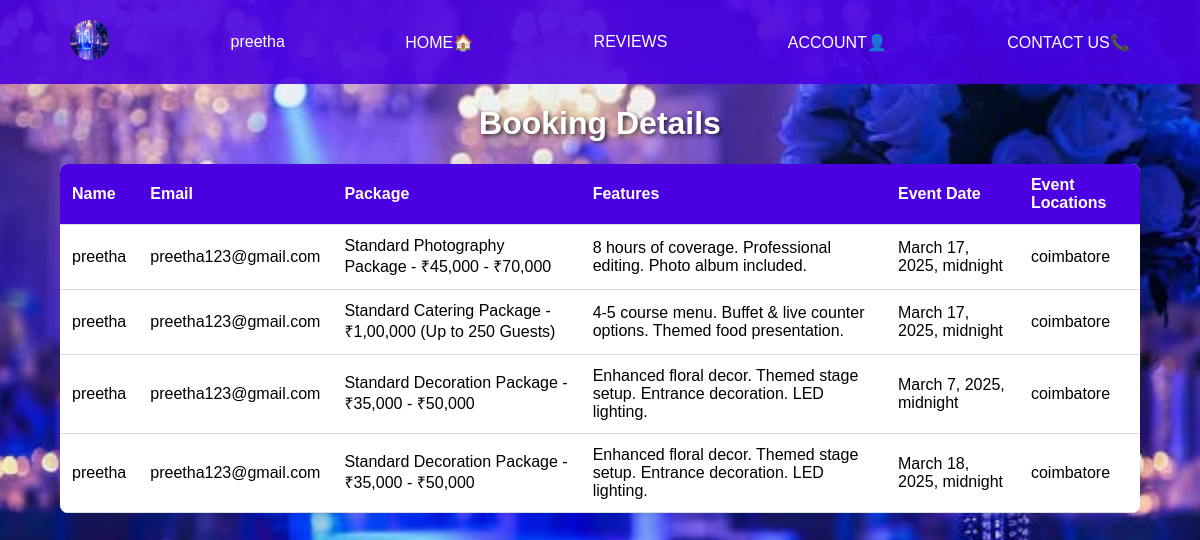
Page /my_booking (signed in) on the committed database.
### myapp/models.py (models this page shows)
class order(models.Model):
   name=models.CharField(max_length=20, null=True)
   email = models.CharField(max_length=50, null=True)
   plans = models.CharField(max_length=50)
   location = models.TextField(null=True)
   event_date = models.DateTimeField(null=True)
   event_name = models.CharField(max_length=50, null=True)
   features = models.TextField(null=True)
   event = models.ForeignKey(package, on_delete=models.CASCADE)
   order_date = models.DateTimeField(auto_now_add=True)
   order_month = models.CharField(max_length=10, default=datetime.datetime.now().strftime('%B'), editable=False)  # Example: "February"
   order_year = models.IntegerField(default=datetime.datetime.now().year, editable=False)  # Example: 2025

### myapp/views.py (the view)
# urls.py: path('my_booking',views.my_booking,name='my_booking'),
def my_booking(request):
    name = request.session.get('name')
    email = request.session.get('email')
    my_booking = order.objects.filter(name=name,email=email)
    return render(request,'my_booking.html',{'bookings':my_booking})

### myapp/templates/my_booking.html (shortened to what this page needs)
{% load static %}
<!DOCTYPE html>
<html lang="en">
<head>
</head>
<body>
    <ul class="navbar">
        <li><a href="/login"><img src="{% static 'img/login.jpeg' %}" alt="Logo"></a></li>
        <li><a href="#">{{ request.session.name }}</a></li>
        <li><a href="/index">HOME🏠</a></li>
        <li><a href="#">REVIEWS</a></li>
        <li><a href="/login">ACCOUNT👤</a></li>
        <li><a href="#">CONTACT US📞</a></li>
    </ul>
    <h1 style="text-align: center; color: white; text-shadow: 2px 2px 4px rgba(0, 0, 0, 0.7);">Booking Details</h1>
    <table>
        <thead>
            <tr>
                <th>Name</th>
                <th>Email</th>
                <th>Package</th>
                <th>Features</th>
                <th>Event Date</th>
                <th>Event Locations</th>
            </tr>
        </thead>
        <tbody>
            {% for i in bookings %}
            <tr>
                <td>{{ i.name }}</td>
                <td>{{ i.email }}</td>
                <td>{{ i.plans }}</td>
                <td>{{ i.features }}</td>
                <td>{{ i.event_date }}</td>
                <td>{{ i.location }}</td>
            </tr>
            {% endfor %}
        </tbody>
    </table>
</body>
</html>

### rows in the picture
order: name "preetha", email "preetha123@gmail.com", plans "Standard Photography Package - ₹45,000 - ₹70,000", features "8 hours of coverage. Professional editing. Photo album included.", event_date "March 17, 2025, midnight", location "coimbatore"
order: name "preetha", email "preetha123@gmail.com", plans "Standard Catering Package - ₹1,00,000 (Up to 250 Guests)", features "4-5 course menu. Buffet & live counter options. Themed food presentation.", event_date "March 17, 2025, midnight", location "coimbatore"
order: name "preetha", email "preetha123@gmail.com", plans "Standard Decoration Package - ₹35,000 - ₹50,000", features "Enhanced floral decor. Themed stage setup. Entrance decoration. LED lighting.", event_date "March 7, 2025, midnight", location "coimbatore"
order: name "preetha", email "preetha123@gmail.com", plans "Standard Decoration Package - ₹35,000 - ₹50,000", features "Enhanced floral decor. Themed stage setup. Entrance decoration. LED lighting.", event_date "March 18, 2025, midnight", location "coimbatore"

### other values in the picture
{{ request.session.name }} "preetha"
